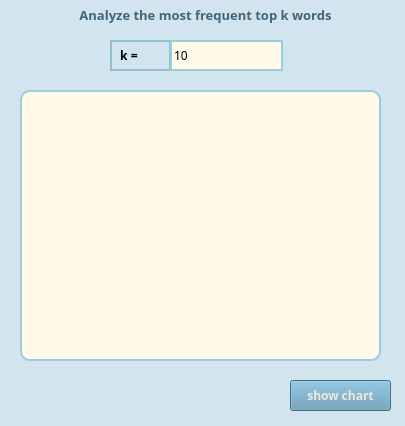
<?xml version="1.0" encoding="UTF-8"?>
<ui version="4.0">
 <class>TxtAnalysisWidget</class>
 <widget class="QWidget" name="TxtAnalysisWidget">
  <property name="geometry">
   <rect>
    <x>0</x>
    <y>0</y>
    <width>405</width>
    <height>426</height>
   </rect>
  </property>
  <property name="windowTitle">
   <string>Form</string>
  </property>
  <property name="windowIcon">
   <iconset resource="image.qrc">
    <normaloff>:/icon/picture/statistics.png</normaloff>:/icon/picture/statistics.png</iconset>
  </property>
  <property name="styleSheet">
   <string notr="true">background-color:rgb(210, 228, 238);
color:rgb(65, 101, 121);</string>
  </property>
  <widget class="QPlainTextEdit" name="analyseoutput">
   <property name="geometry">
    <rect>
     <x>20</x>
     <y>90</y>
     <width>361</width>
     <height>271</height>
    </rect>
   </property>
   <property name="font">
    <font>
     <family>Cascadia Code</family>
     <pointsize>10</pointsize>
    </font>
   </property>
   <property name="styleSheet">
    <string notr="true">background-color:rgb(255, 250, 234);
border-radius: 10px;
border:2px solid rgb(157, 204, 221);
color:black;</string>
   </property>
   <property name="readOnly">
    <bool>true</bool>
   </property>
  </widget>
  <widget class="QLineEdit" name="kvaluelabel">
   <property name="geometry">
    <rect>
     <x>110</x>
     <y>40</y>
     <width>61</width>
     <height>31</height>
    </rect>
   </property>
   <property name="font">
    <font>
     <family>Segoe UI Black</family>
     <bold>true</bold>
    </font>
   </property>
   <property name="styleSheet">
    <string notr="true">border:2px solid #93BFCF;
color:black;</string>
   </property>
   <property name="text">
    <string>  k =</string>
   </property>
   <property name="readOnly">
    <bool>true</bool>
   </property>
  </widget>
  <widget class="QLabel" name="title">
   <property name="geometry">
    <rect>
     <x>30</x>
     <y>0</y>
     <width>351</width>
     <height>31</height>
    </rect>
   </property>
   <property name="font">
    <font>
     <family>Segoe UI Black</family>
     <pointsize>10</pointsize>
     <bold>true</bold>
    </font>
   </property>
   <property name="text">
    <string>&lt;html&gt;&lt;head/&gt;&lt;body&gt;&lt;p align=&quot;center&quot;&gt;Analyze the most frequent top k words&lt;/p&gt;&lt;/body&gt;&lt;/html&gt;</string>
   </property>
  </widget>
  <widget class="QLineEdit" name="kvalueinput">
   <property name="geometry">
    <rect>
     <x>170</x>
     <y>40</y>
     <width>113</width>
     <height>31</height>
    </rect>
   </property>
   <property name="font">
    <font>
     <family>Cascadia Code</family>
    </font>
   </property>
   <property name="styleSheet">
    <string notr="true">background-color:rgb(255, 250, 234);
border:2px solid rgb(157, 204, 221);
color:black;</string>
   </property>
   <property name="text">
    <string>10</string>
   </property>
  </widget>
  <widget class="QPushButton" name="showchartbutton">
   <property name="geometry">
    <rect>
     <x>290</x>
     <y>380</y>
     <width>101</width>
     <height>31</height>
    </rect>
   </property>
   <property name="font">
    <font>
     <family>Segoe UI Black</family>
     <bold>true</bold>
    </font>
   </property>
   <property name="styleSheet">
    <string notr="true">background-color:#6096B4;
color:#EEE9DA;</string>
   </property>
   <property name="text">
    <string>show chart</string>
   </property>
  </widget>
 </widget>
 <resources>
  <include location="image.qrc"/>
 </resources>
 <connections/>
</ui>
